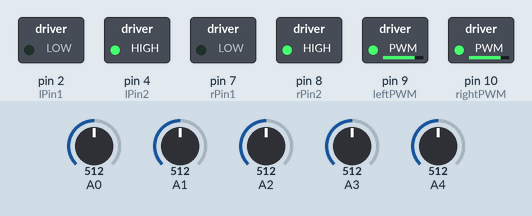
Simulated run of this sketch. Board: Arduino Uno, built with avr-gcc and run on an emulated ATmega328P. Parts: switched loads named in the sketch (green lamp = pin HIGH). The test bench sets the inputs (shaded band); at power-on: A0 = 512, A1 = 512, A2 = 512, A3 = 512, A4 = 512.

Above: at 0.1 s.
Timing chart, 0 to 1.6 s (numbered marks = the images above):
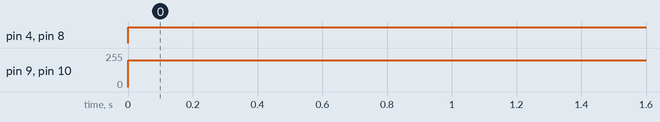

Measured:
- by itself, pin 4 (lPin2), pin 8 (rPin2): LOW → HIGH at 0.00 s
- by itself, pin 9 (leftPWM), pin 10 (rightPWM): 0/255 → 200/255 at 0.00 s

The sketch:

new_pid.ino
```cpp
long sensors_average=0;
long sensors_sum=0;
int pos=0;
int error_value=0;
long sensors[] = {0, 0, 0, 0, 0}; // Array used to store 5 readings for 5 sensors.
int set_point=3140;
int proportional=0;
int max_speed=200;
int Kp=0, Ki=0, Kd=0;
int lPin1 = 2;
int lPin2 = 4;
int leftPWM = 9;
int rPin1 = 7;
int rPin2 = 8;
int rightPWM = 10;
int last_proportional=0,derivative=0,integral=0;
void setup()
{
 pinMode(9,OUTPUT); //PWM Pin 1
 pinMode(10,OUTPUT); //PWM Pin 2
 pinMode(2,OUTPUT); //Left Motor Pin 1
 pinMode(4,OUTPUT); //Left Motor Pin 2
 pinMode(7,OUTPUT); //Right Motor Pin 1
 pinMode(8,OUTPUT);  //Right Motor Pin 2
 Serial.begin(9600); //Enable Serial Communications

}

void loop()
{
  sensors_read();
  pid_calc();
  calc_turn();


}
void sensors_read()
{
sensors_average = 0;
sensors_sum = 0;
for (int i = 0; i < 5; i++)
{
sensors[i] = analogRead(i);
sensors_average += sensors[i] * i * 1000; //Calculating the weighted mean
sensors_sum += sensors[i];//Calculating sum of sensor readings
}
}

void pid_calc()
{

pos = int(sensors_average/sensors_sum);
proportional=pos-set_point; // Replace set_point by your set point
integral = integral + proportional;
derivative = proportional - last_proportional;
last_proportional = proportional;
error_value = int(proportional * Kp + integral * Ki + derivative * Kd);

}

void calc_turn()
{ //Restricting the error value between +256.
int left_speed;
int right_speed;
if (error_value< -256)
{
error_value = -256;
}
if (error_value> 256)
{
error_value = 256;
}
// If error_value is less than zero calculate right turn speed values
if (error_value< 0)
{
right_speed = max_speed + error_value;
left_speed = max_speed;
}
// Iferror_value is greater than zero calculate left turn values
else
{
right_speed = max_speed;
left_speed = max_speed - error_value;
}

leftMotor(left_speed);
rightMotor(right_speed);
}

void leftMotor(int value){
  int v2 = saturate(value,255);
  if(value >= 0){
    digitalWrite(lPin1,0 );
    digitalWrite(lPin2,1);
    analogWrite(leftPWM, value);
  }
  else {
    digitalWrite(lPin1, 1);
    digitalWrite(lPin2, 0);
    analogWrite(leftPWM, value);
  }
}

// Set right motor speed - Front if positive, back if negative
void rightMotor(int value){

  if(value >= 0){
    digitalWrite(rPin1,0 );
    digitalWrite(rPin2,1);
    analogWrite(rightPWM, value);
  }
  else {
    digitalWrite(rPin1, 1);
    digitalWrite(rPin2, 0);
    analogWrite(rightPWM, value);
  }
}

// Saturates between -mmax and +mmax
int saturate(int val, int mmax){
  if(val > mmax) return mmax;
  if(val < -mmax) return -mmax;
  else return val;
}
```
